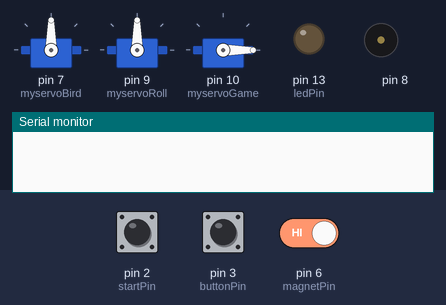
A sketch run on a simulated Arduino Uno, built with avr-gcc and run on an emulated ATmega328P. Parts: 3 × servo, output pins drawn as LEDs (lit = HIGH), buzzer (waves = sounding), the last lines printed to the serial monitor. Inputs (shaded band) come from the test bench; at power-on: pin 2 (startPin) LOW, pin 3 (buttonPin) LOW, pin 6 (magnetPin) HIGH.

Above: at 1.2 s.
1.3 s: pin 2 (startPin) pulled HIGH for 0.15 s
At 1.8 s:
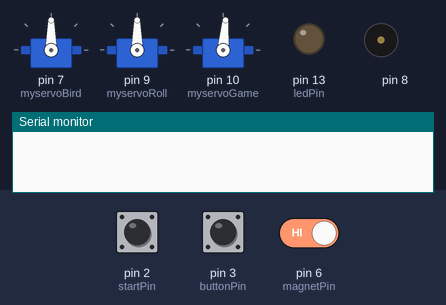
4.3 s: pin 3 (buttonPin) pulled HIGH for 0.15 s
At 6.4 s:
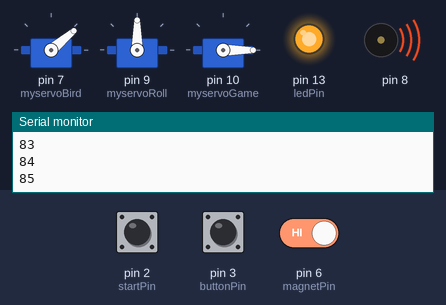
7.4 s: pin 2 (startPin) pulled HIGH for 1 s
At 8.5 s:
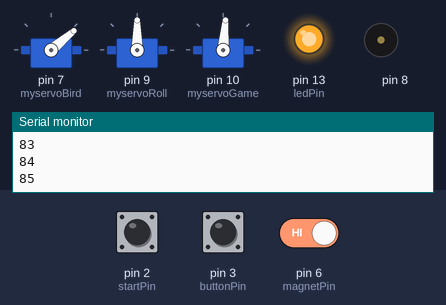
10.4 s: pin 3 (buttonPin) pulled HIGH for 1 s
At 13.1 s:
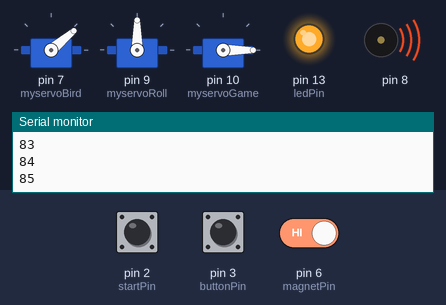
13.6 s: pin 2 (startPin) pulled HIGH for 3.2 s
At 15.1 s:
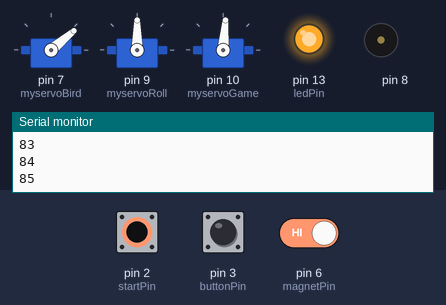
18.3 s: pin 2 (startPin) driven HIGH and pin 3 (buttonPin) driven HIGH and pin 6 (magnetPin) driven LOW
At 21.13 s:
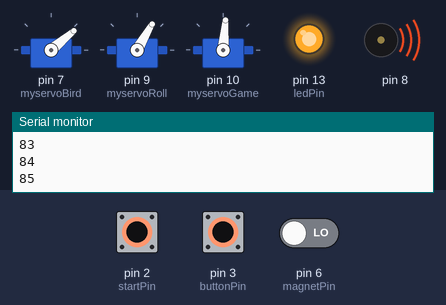
Timing chart, 0 to 22.3 s (numbered marks = the images above; inputs shaded):
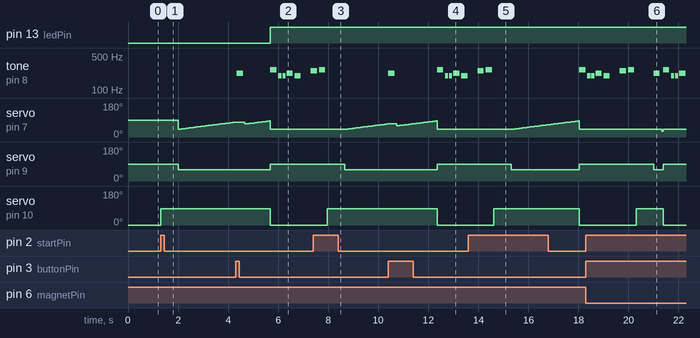

The sketch:

flappy_final_v8.ino
```cpp
#include <Servo.h>
#include "pitches.h"
const int magnetPin = 6;     // the number of the reed switch
const int buttonPin = 3;  // the number of the pushbutton pin for bird
const int startPin = 2;  // the number of the start button pin to start
const int ledPin =  13;      // the number of the LED pin
int magnetState = 0;         // variable
int buttonState = 0;         // variable
int startState = 0;  // variable
int birdup = 40; //start
boolean released = true;
boolean in_game =false;
Servo myservoRoll;
Servo myservoBird;
Servo myservoGame;
int melody[] = {
  NOTE_C4, NOTE_G3,NOTE_G3, NOTE_A3, NOTE_G3,0, NOTE_B3, NOTE_C4};// notes in the melody:
int noteDurations[] = {
  4, 8, 8, 4,4,4,4,4 }; // note durations: 4 = quarter note, 8 = eighth note, etc.:

int jumpmusic[] = {
  NOTE_A3};// notes in the melody:
int jumpDurations[] = {
  4}; // note durations: 4 = quarter note, 8 = eighth note, etc.:

void setup()
{
  Serial.begin(9600); //setup usb communication

  myservoBird.attach(7);
  myservoRoll.attach(9);
  myservoGame.attach(10);
  myservoGame.write(0);
  pinMode(magnetPin, INPUT);  //reed
  pinMode(buttonPin, INPUT); //button
  pinMode(ledPin, OUTPUT);
  digitalWrite(magnetPin, HIGH);   //internal pullup
  pinMode(startPin, INPUT); //start
}

void loop() {
  magnetState = digitalRead(magnetPin);
  buttonState = digitalRead(buttonPin);
  startState = digitalRead(startPin);

  //start game
  if (startState == HIGH && in_game==false){
    myservoGame.write(85); //open box
    birdup=40; //bird position
    delay (700);
    myservoRoll.write(60); //roll background

    in_game=true;
  }
  if(in_game==true)
  {
    if ((buttonState == HIGH) && released ==true)
    {
      released = false;
      if(birdup > 10){
        birdup-=10; //going up

      }
      for (int thisNote = 0; thisNote < 1; thisNote++) {
        int jumpDuration = 1000/jumpDurations[thisNote];
        tone(8, jumpmusic[thisNote],jumpDuration);
        int pauseBetweenNotes = jumpDuration * 1.30;
        delay(pauseBetweenNotes);
        noTone(1);
      }
    }
    else
    {
      if(birdup < 85){
        birdup+=1; //going up
        delay(10);
      }
    }
    if(buttonState == LOW)
    {
      released = true;
    }

    myservoBird.write(birdup);
    delay (50);

    Serial.println(birdup);
    //game over; when bird hits ground
    if (birdup >84)
    {
      game_over();
    }
    //game over: when bird hit pipes
    if (magnetState == LOW)
    {
      game_over();
    }
  }

}

void game_over(){
  //reset all the variables
  in_game =false;
  birdup = 40;
  released = true;
  myservoRoll.write(90); //stop roll background
  myservoGame.write(0); //close game box
  myservoBird.write(birdup);//bird go back to position 40
  digitalWrite(ledPin, HIGH);
  for (int thisNote = 0; thisNote < 8; thisNote++) {
    int noteDuration = 1000/noteDurations[thisNote];
    tone(8, melody[thisNote],noteDuration);
    int pauseBetweenNotes = noteDuration * 1.30;
    delay(pauseBetweenNotes);
    noTone(8);
  }
}
```

pitches.h
```cpp
#define NOTE_B0  31
#define NOTE_C1  33
#define NOTE_CS1 35
#define NOTE_D1  37
#define NOTE_DS1 39
#define NOTE_E1  41
#define NOTE_F1  44
#define NOTE_FS1 46
#define NOTE_G1  49
#define NOTE_GS1 52
#define NOTE_A1  55
#define NOTE_AS1 58
#define NOTE_B1  62
#define NOTE_C2  65
#define NOTE_CS2 69
#define NOTE_D2  73
#define NOTE_DS2 78
#define NOTE_E2  82
#define NOTE_F2  87
#define NOTE_FS2 93
#define NOTE_G2  98
#define NOTE_GS2 104
#define NOTE_A2  110
#define NOTE_AS2 117
#define NOTE_B2  123
#define NOTE_C3  131
#define NOTE_CS3 139
#define NOTE_D3  147
#define NOTE_DS3 156
#define NOTE_E3  165
#define NOTE_F3  175
#define NOTE_FS3 185
#define NOTE_G3  196
#define NOTE_GS3 208
#define NOTE_A3  220
#define NOTE_AS3 233
#define NOTE_B3  247
#define NOTE_C4  262
#define NOTE_CS4 277
#define NOTE_D4  294
#define NOTE_DS4 311
#define NOTE_E4  330
#define NOTE_F4  349
#define NOTE_FS4 370
#define NOTE_G4  392
#define NOTE_GS4 415
#define NOTE_A4  440
#define NOTE_AS4 466
#define NOTE_B4  494
#define NOTE_C5  523
#define NOTE_CS5 554
#define NOTE_D5  587
#define NOTE_DS5 622
#define NOTE_E5  659
#define NOTE_F5  698
#define NOTE_FS5 740
#define NOTE_G5  784
#define NOTE_GS5 831
#define NOTE_A5  880
#define NOTE_AS5 932
#define NOTE_B5  988
#define NOTE_C6  1047
#define NOTE_CS6 1109
#define NOTE_D6  1175
#define NOTE_DS6 1245
#define NOTE_E6  1319
#define NOTE_F6  1397
#define NOTE_FS6 1480
#define NOTE_G6  1568
#define NOTE_GS6 1661
#define NOTE_A6  1760
#define NOTE_AS6 1865
#define NOTE_B6  1976
#define NOTE_C7  2093
#define NOTE_CS7 2217
#define NOTE_D7  2349
#define NOTE_DS7 2489
#define NOTE_E7  2637
#define NOTE_F7  2794
#define NOTE_FS7 2960
#define NOTE_G7  3136
#define NOTE_GS7 3322
#define NOTE_A7  3520
#define NOTE_AS7 3729
#define NOTE_B7  3951
#define NOTE_C8  4186
#define NOTE_CS8 4435
#define NOTE_D8  4699
#define NOTE_DS8 4978
```

Measured:
- after the input at 1.3 s, servo on pin 9 (myservoRoll): 90° → 60° after 0.70 s; servo on pin 10 (myservoGame): 0° → 85° at once
- after the input at 4.3 s, pin 13 (ledPin): LOW → HIGH after 1.4 s instead of 0.41 s; servo on pin 9 (myservoRoll): 60° → 90° after 1.4 s instead of 0.41 s; servo on pin 10 (myservoGame): 85° → 0° after 1.4 s instead of 0.41 s
- after the input at 7.4 s, servo on pin 7 (myservoBird): moves from 40° to 69° over 1.7 s, starting after 1.3 s; servo on pin 9 (myservoRoll): 90° → 60° after 1.3 s; servo on pin 10 (myservoGame): 0° → 85° after 0.56 s
- after the input at 10.4 s, servo on pin 9 (myservoRoll): 60° → 90° after 2.0 s instead of 0.97 s; servo on pin 10 (myservoGame): 85° → 0° after 2.0 s instead of 0.97 s
- after the input at 13.6 s, servo on pin 7 (myservoBird): rises from 40° to 85° in 2.6 s, then falls to 40° in 0.05 s; servo on pin 9 (myservoRoll): 90° → 60° after 1.7 s, → 90° 2.7 s later; servo on pin 10 (myservoGame): 0° → 85° after 1.0 s, → 0° 3.4 s later
- after the input at 18.3 s, servo on pin 7 (myservoBird): 40° → 30° after 3.0 s, → 40° 0.05 s later; servo on pin 9 (myservoRoll): 90° → 60° after 2.7 s, → 90° 0.38 s later; servo on pin 10 (myservoGame): 0° → 85° after 2.0 s, → 0° 1.1 s later
- by itself, tone on pin 8: plays 247 Hz for 0.25 s, 262 Hz for 0.25 s, 262 Hz for 0.25 s
